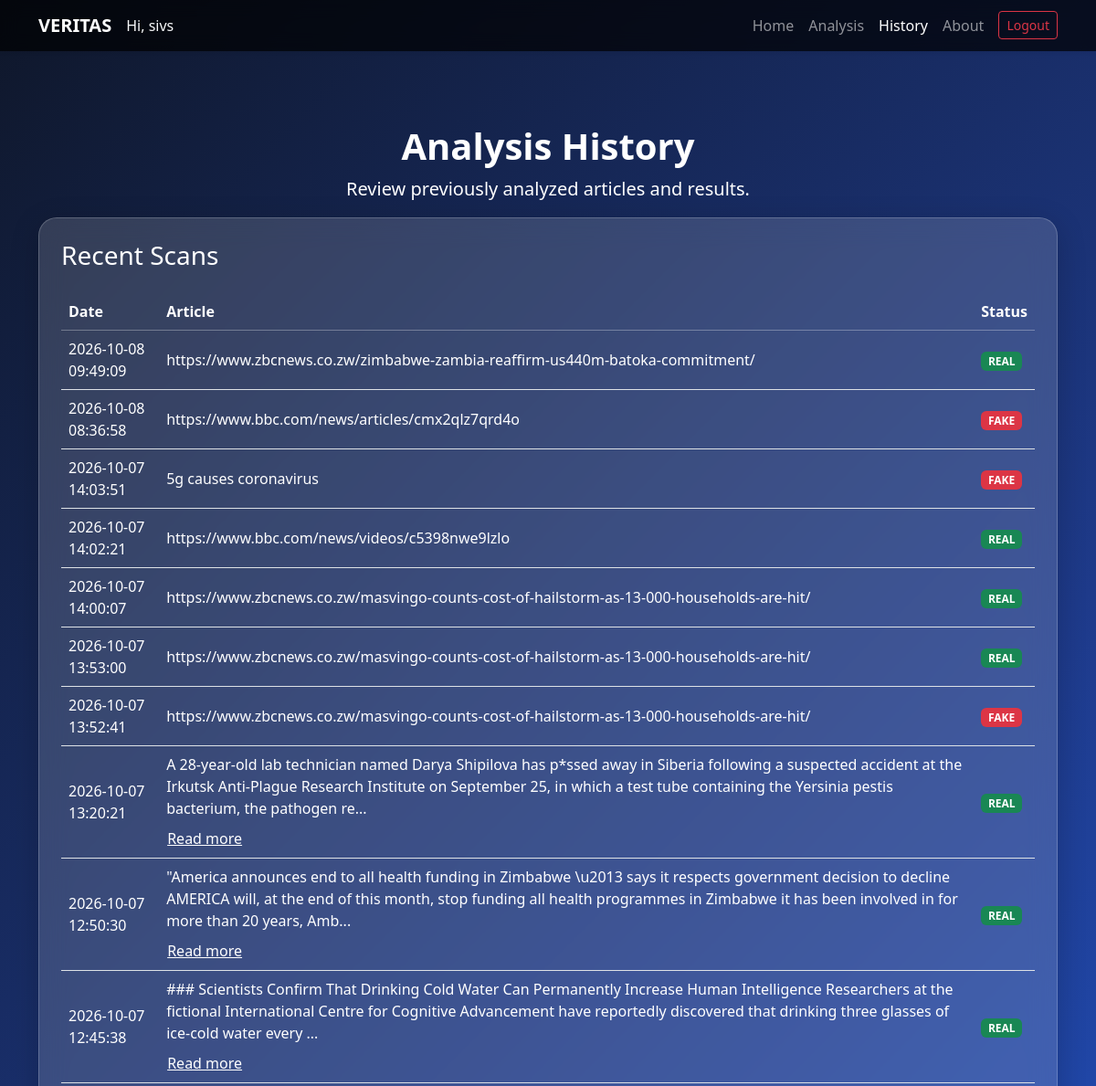
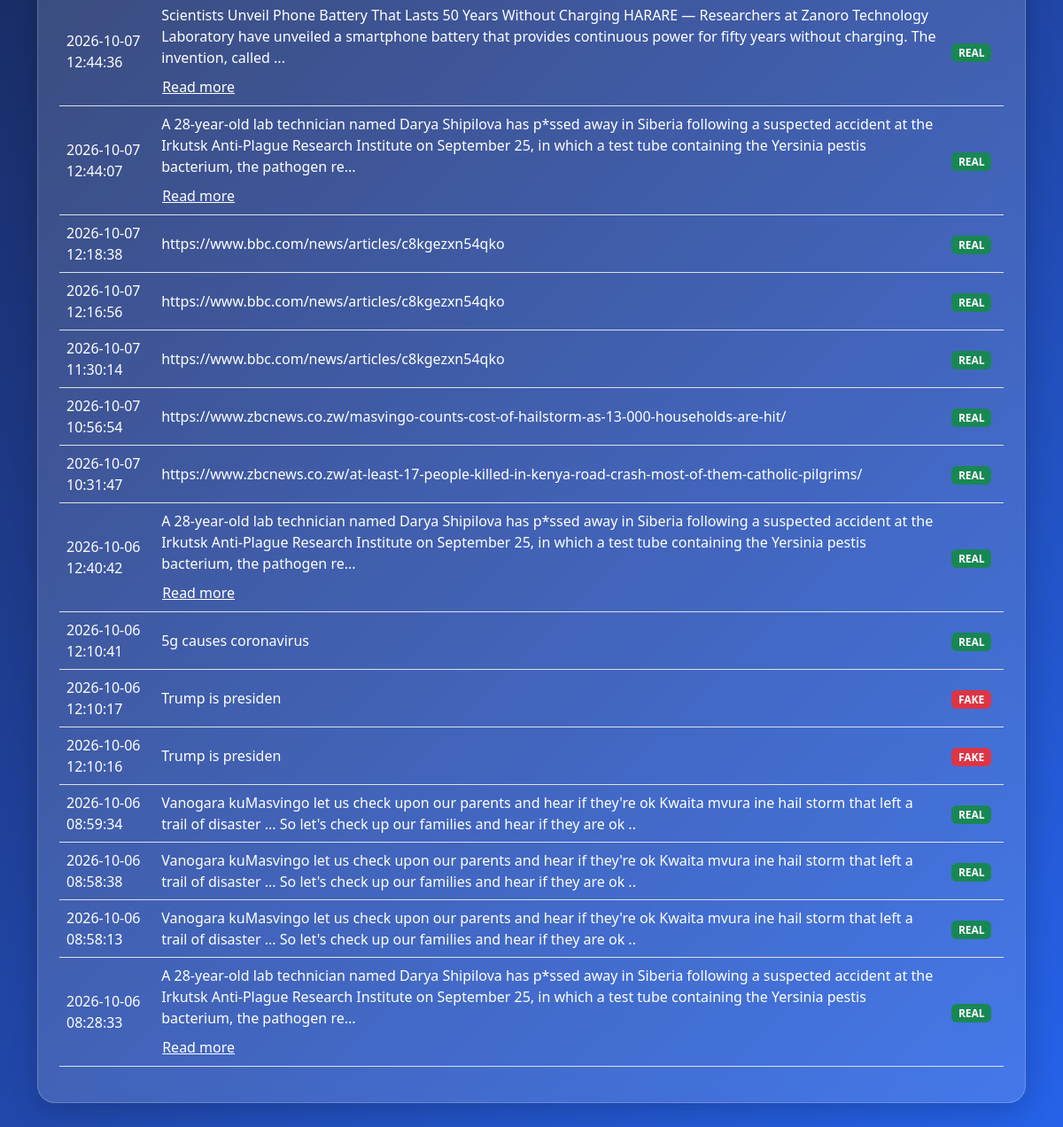
The page /history (signed in) on the database its author committed (2 pictures, top to bottom).
### app.py (models this page shows)
class User(UserMixin, db.Model):
    id = db.Column(db.Integer, primary_key=True)
    username = db.Column(
        db.String(80),
        unique=True,
        nullable=False
    )
    email = db.Column(
        db.String(120),
        unique=True,
        nullable=False
    )
    password_hash = db.Column(
        db.String(255),
        nullable=False
    )
    created_at = db.Column(
        db.DateTime,
        default=lambda: datetime.now(timezone.utc)
    )
    histories = db.relationship(
        "AnalysisHistory",
        backref="user",
        lazy=True,
        cascade="all, delete-orphan"
    )

class AnalysisHistory(db.Model):
    id = db.Column(db.Integer, primary_key=True)
    user_id = db.Column(
        db.Integer,
        db.ForeignKey("user.id"),
        nullable=False
    )
    input_type = db.Column(
        db.String(20),
        nullable=False
    )
    title = db.Column(
        db.String(500)
    )
    article_text = db.Column(
        db.Text
    )
    url = db.Column(
        db.Text
    )
    prediction = db.Column(
        db.String(20),
        nullable=False
    )
    confidence = db.Column(
        db.Float
    )
    prediction_strength = db.Column(
        db.String(20)
    )
    model_used = db.Column(
        db.String(100)
    )
    fact_check_result = db.Column(
        db.Text
    )
    explanation = db.Column(
        db.Text
    )
    created_at = db.Column(
        db.DateTime,
        default=lambda: datetime.now(timezone.utc)
    )
    result_data = db.Column(db.JSON, nullable=False)

### app.py (the view)
@app.route("/history")
@login_required
def history():
    entries = db.session.execute(
        db.select(AnalysisHistory)
        .filter_by(user_id=current_user.id)
        .order_by(AnalysisHistory.created_at.desc(), AnalysisHistory.id.desc())
    ).scalars().all()
    history_data = []
    for entry in entries:
        record = dict(entry.result_data["history"])
        record["id"] = entry.id
        record["article"] = entry.article_text
        words = (entry.article_text or "").split()
        record["article_preview"] = " ".join(words[:25]) + ("..." if len(words) > 25 else "")
        history_data.append(record)
    return render_template("history.html", history=history_data)

### app.py (called while the page is built)
@login_manager.user_loader
def load_user(user_id):
    try:
        return db.session.get(User, int(user_id))
    except (TypeError, ValueError):
        return None

### templates/history.html (shortened to what this page needs)
<!DOCTYPE html>
<html lang="en">
<head>
    <link href="https://cdn.jsdelivr.net/npm/bootstrap@5.3.8/dist/css/bootstrap.min.css" rel="stylesheet">
</head>
<body>
<nav class="navbar navbar-expand-lg bg-dark shadow-sm" data-bs-theme="dark">
    <div class="container">
        <a class="navbar-brand fw-bold" href="index.html">VERITAS</a>
        <li class="nav-item d-flex align-items-center me-lg-3">
    <span class="navbar-text text-light">
        Hi, {{ current_user.username }}
    </span>
</li>
        <div class="collapse navbar-collapse" id="navbarSupportedContent">
            <ul class="navbar-nav ms-auto">
                <li class="nav-item">
                    <a class="nav-link" href="/">Home</a>
                </li>
                <li class="nav-item">
                    <a class="nav-link" href="/analysis">Analysis</a>
                </li>
                <li class="nav-item">
                    <a class="nav-link active" href="/history">History</a>
                </li>
                <li class="nav-item">
                    <a class="nav-link" href="/about">About</a>
                </li>
                <li class="nav-item ms-lg-2">
    <a class="btn btn-outline-danger btn-sm mt-1"
       href="{{ url_for('logout') }}">
        Logout
    </a>
</li>
            </ul>
        </div>
    </div>
</nav>
<div class="container hero text-center">
    <h1 class="fw-bold">Analysis History</h1>
    <p class="lead">Review previously analyzed articles and results.</p>
</div>
<div class="container pb-5">
    <div class="glass-card p-4">
        <h3 class="text-white mb-4">Recent Scans</h3>
        <div class="table-responsive">
            <table class="table align-middle">
                <thead>
                    <tr>
                        <th>Date</th>
                        <th>Article</th>
                        <th>Status</th>
                    </tr>
                </thead>
<tbody>
    {% for item in history %}
    <tr>
        <td>
            {{ item.get("time", "Unknown time") }}
        </td>
        <td>
            {% set content = item.get("input", "") %}
            {% if content|length > 250 %}
                <div id="preview{{ loop.index }}">
                    {{ content[:250] }}...
                </div>
                <button
                    class="btn btn-link text-white p-0 mt-2 read-more-btn"
                    type="button"
                    data-bs-toggle="collapse"
                    data-bs-target="#fullContent{{ loop.index }}"
                    aria-expanded="false"
                    aria-controls="fullContent{{ loop.index }}"
                >
                    Read more
                </button>
            {% else %}
                {{ content }}
            {% endif %}
        </td>
        <td>
            {% if item.get("result") == "FAKE" %}
                <span class="badge bg-danger">
                    FAKE
                </span>
            {% elif item.get("result") == "REAL" %}
                <span class="badge bg-success">
                    REAL
                </span>
            {% else %}
                <span class="badge bg-secondary">
                    Unknown
                </span>
            {% endif %}
        </td>
    </tr>
    {% endfor %}
</tbody>
            </table>
        </div>
    </div>
</div>
</body>
</html>

### templates/history.html (style rules this page uses)
body { min-height:100vh; background:linear-gradient(135deg,#0f172a,#1e3a8a,#2563eb); font-family:'Segoe UI',Tahoma,Geneva,Verdana,sans-serif; }
.navbar { backdrop-filter: blur(10px); background: rgba(0,0,0,0.7) !important; }
.glass-card { background: rgba(255,255,255,0.15); backdrop-filter: blur(15px); border:1px solid rgba(255,255,255,0.2); border-radius:20px; box-shadow:0 8px 32px rgba(0,0,0,0.2); }
.hero { padding-top:80px; color:white; }
.table { color:white; }
.table thead { border-color:rgba(255,255,255,0.3); }
.table td,.table th { background:transparent !important; color:white !important; }

### rows shown on the page
User: username "sivs"
AnalysisHistory: get "2026-10-08 09:49:09", url "https://www.zbcnews.co.zw/zimbabwe-zambia-reaffirm-us440m-batoka-commitment/", shows "REAL"
AnalysisHistory: get "2026-10-08 08:36:58", url "https://www.bbc.com/news/articles/cmx2qlz7qrd4o", shows "FAKE"
AnalysisHistory: get "2026-10-07 14:03:51", article_text "5g causes coronavirus", shows "FAKE"
AnalysisHistory: get "2026-10-07 14:02:21", url "https://www.bbc.com/news/videos/c5398nwe9lzlo", shows "REAL"
AnalysisHistory: get "2026-10-07 14:00:07", url "https://www.zbcnews.co.zw/masvingo-counts-cost-of-hailstorm-as-13-000-households-are-hit/", shows "REAL"
AnalysisHistory: get "2026-10-07 13:53:00", url "https://www.zbcnews.co.zw/masvingo-counts-cost-of-hailstorm-as-13-000-households-are-hit/", shows "REAL"
AnalysisHistory: get "2026-10-07 13:52:41", article_text "https://www.zbcnews.co.zw/masvingo-counts-cost-of-hailstorm-as-13-000-households-are-hit/", shows "FAKE"
AnalysisHistory: get "2026-10-07 13:20:21", content "A 28-year-old lab technician named Darya Shipilova has p*ssed away in Siberia following a suspected accident at the Irkutsk Anti-Plague Research Institute on September 25, in which a test tube containing the Yersinia pestis bacterium, the pathogen re", shows "REAL"
AnalysisHistory: get "2026-10-07 12:50:30", content "\"America announces end to all health funding in Zimbabwe \\u2013 says it respects government decision to decline AMERICA will, at the end of this month, stop funding all health programmes in Zimbabwe it has been involved in for more than 20 years, Amb", shows "REAL"
AnalysisHistory: get "2026-10-07 12:45:38", content "### Scientists Confirm That Drinking Cold Water Can Permanently Increase Human Intelligence Researchers at the fictional International Centre for Cognitive Advancement have reportedly discovered that drinking three glasses of ice-cold water every", shows "REAL"
AnalysisHistory: get "2026-10-07 12:44:36", content "Scientists Unveil Phone Battery That Lasts 50 Years Without Charging HARARE — Researchers at Zanoro Technology Laboratory have unveiled a smartphone battery that provides continuous power for fifty years without charging. The invention, called", shows "REAL"
AnalysisHistory: get "2026-10-07 12:44:07", content "A 28-year-old lab technician named Darya Shipilova has p*ssed away in Siberia following a suspected accident at the Irkutsk Anti-Plague Research Institute on September 25, in which a test tube containing the Yersinia pestis bacterium, the pathogen re", shows "REAL"
AnalysisHistory: get "2026-10-07 12:18:38", url "https://www.bbc.com/news/articles/c8kgezxn54qko", shows "REAL"
AnalysisHistory: get "2026-10-07 12:16:56", url "https://www.bbc.com/news/articles/c8kgezxn54qko", shows "REAL"
AnalysisHistory: get "2026-10-07 11:30:14", url "https://www.bbc.com/news/articles/c8kgezxn54qko", shows "REAL"
AnalysisHistory: get "2026-10-07 10:56:54", url "https://www.zbcnews.co.zw/masvingo-counts-cost-of-hailstorm-as-13-000-households-are-hit/", shows "REAL"
AnalysisHistory: get "2026-10-07 10:31:47", url "https://www.zbcnews.co.zw/at-least-17-people-killed-in-kenya-road-crash-most-of-them-catholic-pilgrims/", shows "REAL"
AnalysisHistory: get "2026-10-06 12:40:42", content "A 28-year-old lab technician named Darya Shipilova has p*ssed away in Siberia following a suspected accident at the Irkutsk Anti-Plague Research Institute on September 25, in which a test tube containing the Yersinia pestis bacterium, the pathogen re", shows "REAL"
AnalysisHistory: get "2026-10-06 12:10:41", article_text "5g causes coronavirus", shows "REAL"
AnalysisHistory: get "2026-10-06 12:10:17", article_text "Trump is presiden", shows "FAKE"
AnalysisHistory: get "2026-10-06 12:10:16", article_text "Trump is presiden", shows "FAKE"
AnalysisHistory: get "2026-10-06 08:59:34", article_text "Vanogara kuMasvingo let us check upon our parents and hear if they're ok Kwaita mvura ine hail storm that left a trail of disaster ... So let's check up our families and hear if they are ok ..", shows "REAL"
AnalysisHistory: get "2026-10-06 08:58:38", article_text "Vanogara kuMasvingo let us check upon our parents and hear if they're ok Kwaita mvura ine hail storm that left a trail of disaster ... So let's check up our families and hear if they are ok ..", shows "REAL"
AnalysisHistory: get "2026-10-06 08:58:13", article_text "Vanogara kuMasvingo let us check upon our parents and hear if they're ok Kwaita mvura ine hail storm that left a trail of disaster ... So let's check up our families and hear if they are ok ..", shows "REAL"
AnalysisHistory: get "2026-10-06 08:28:33", content "A 28-year-old lab technician named Darya Shipilova has p*ssed away in Siberia following a suspected accident at the Irkutsk Anti-Plague Research Institute on September 25, in which a test tube containing the Yersinia pestis bacterium, the pathogen re", shows "REAL"
